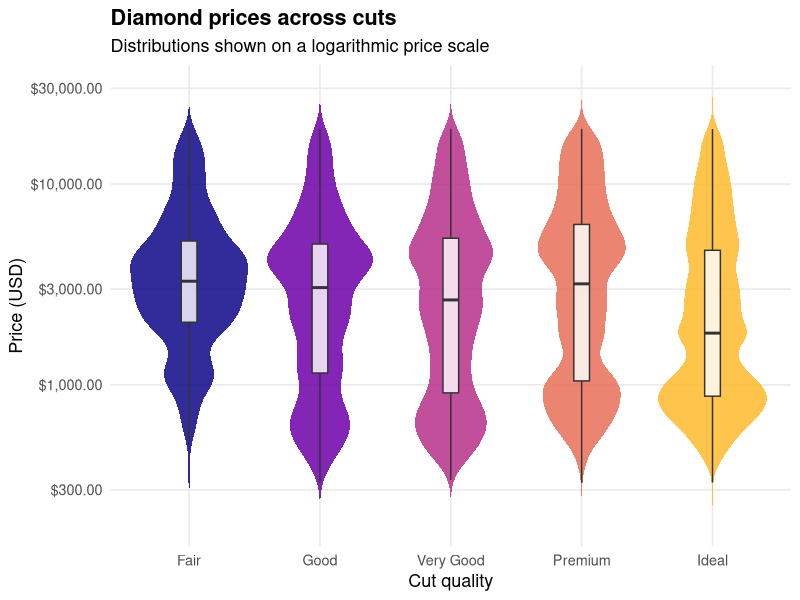

Write R code to recreate this figure.
library(tidyverse)

diamonds_plot <- ggplot(diamonds, aes(x = cut, y = price, fill = cut)) +
  geom_violin(alpha = 0.85, trim = FALSE, color = NA) +
  geom_boxplot(width = 0.12, outlier.shape = NA, fill = "white", alpha = 0.8) +
  scale_fill_viridis_d(option = "C", end = 0.85) +
  scale_y_log10(labels = scales::label_dollar()) +
  labs(
    title = "Diamond prices across cuts",
    subtitle = "Distributions shown on a logarithmic price scale",
    x = "Cut quality",
    y = "Price (USD)",
    fill = "Cut"
  ) +
  theme_minimal(base_size = 13) +
  theme(
    plot.title = element_text(face = "bold"),
    legend.position = "none",
    panel.grid.minor = element_blank()
  )

ggsave("diamonds-2.png", plot = diamonds_plot, width = 9, height = 6, dpi = 300)
